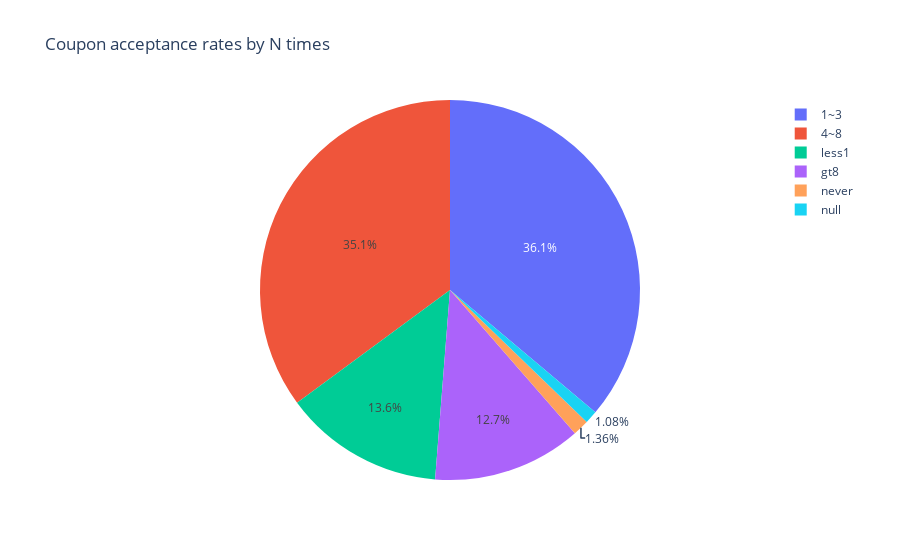

The notebook cell this image was saved under:
### Code cell
# Pie chart to see the acceptance rate by N times visit for Carryout & Take away coupons
fig_pie_carry_times = px.pie(data_carryaway, values="Y", names="CarryAway",title="Coupon acceptance rates by N times")
fig_pie_carry_times.show()

### Figure 1 — Plotly figure (JSON) as saved in the notebook; plotly's stock layout.template omitted (floating-point values rounded to 4 significant figures; data arrays with more than 128 entries replaced by an {"elided": "..."} marker saying what was removed)
{"data": [{"domain": {"x": [0, 1], "y": [0, 1]}, "hovertemplate": "CarryAway=%{label}<br>Y=%{value}<extra></extra>", "labels": {"elided": "2393 str values"}, "legendgroup": "", "name": "", "showlegend": true, "type": "pie", "values": {"elided": "2393 int values"}}], "layout": {"autosize": true, "legend": {"tracegroupgap": 0}, "title": {"text": "Coupon acceptance rates by N times"}}}
